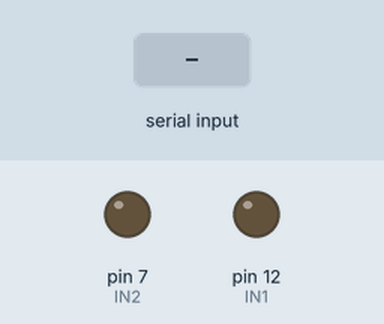
Bench run of a sketch on a simulated Arduino Uno, built with avr-gcc and run on an emulated ATmega328P. Shown: output pins drawn as LEDs (lit = HIGH). Inputs (shaded band) come from the test bench.

Above: at 1.2 s.
1.3 s: "1\n" received over Serial
At 1.6 s:
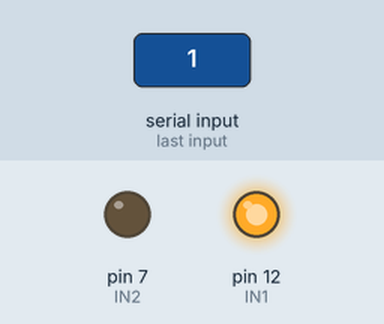
2.8 s: "2\n" received over Serial
At 4.0 s:
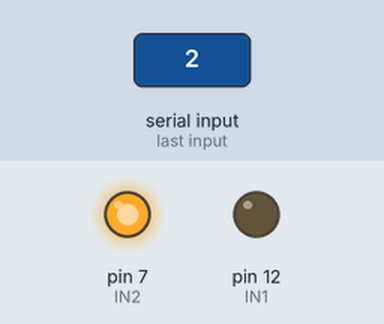
4.3 s: "1\n" received over Serial
At 5.1 s:
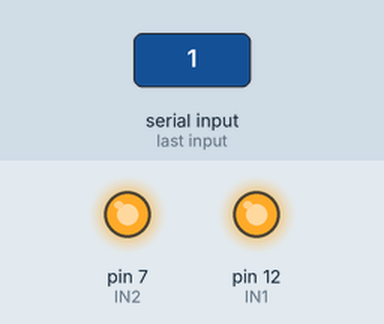
5.8 s: "3\n" received over Serial
At 6.2 s:
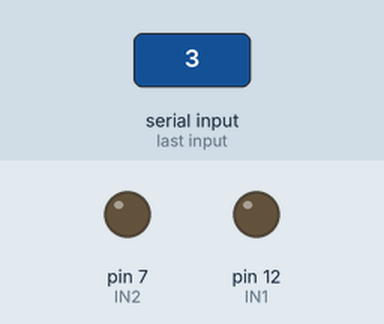
Timing chart, 0 to 8.3 s (numbered marks = the images above; inputs shaded):
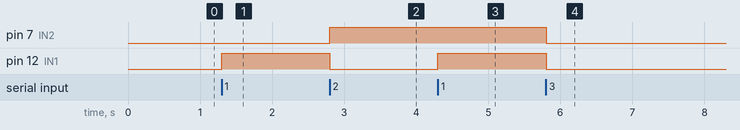

The sketch:

TreadmillInclineControl_1.ino
```cpp
int IN1 = 12;
int IN2 = 7;

void setup() {
    pinMode(IN1,OUTPUT);
    pinMode(IN2,OUTPUT);
    digitalWrite(IN1,LOW);
    digitalWrite(IN2,LOW);
    Serial.begin(9600);
}

void loop() {
  if(Serial.available()){
    int command = Serial.parseInt();

    if (command == 1){
      enable_k1();
    }

    else if (command == 2){
      enable_k2();
    }

    else if(command == 3){
      off();
    }
    else{
      ;
    }
   }

}

void enable_k1(){
  digitalWrite(IN1,HIGH);
}

void enable_k2(){
  digitalWrite(IN1,LOW);
  digitalWrite(IN2,HIGH);
}

void off(){
  digitalWrite(IN1,LOW);
  digitalWrite(IN2,LOW);
}
```

Measured:
- after the input at 1.3 s, pin 12 (IN1): LOW → HIGH at once
- after the input at 2.8 s, pin 7 (IN2): LOW → HIGH at once; pin 12 (IN1): HIGH → LOW at once
- after the input at 4.3 s, pin 12 (IN1): LOW → HIGH at once
- after the input at 5.8 s, pin 7 (IN2), pin 12 (IN1): HIGH → LOW at once
